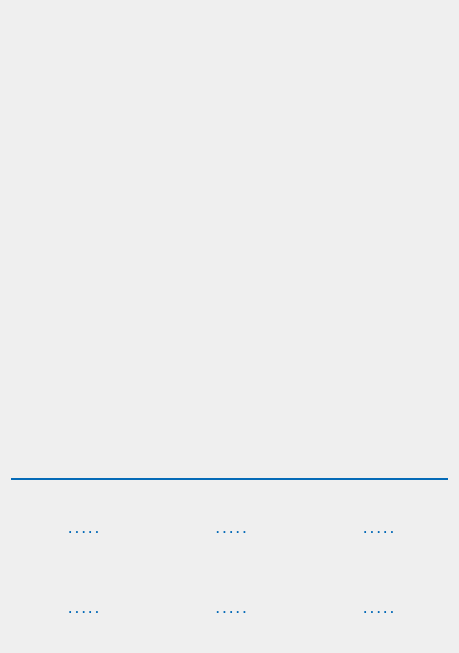
          <widget class="QWidget" name="scrollAreaWidgetContents_2">
           <property name="geometry">
            <rect>
             <x>0</x>
             <y>0</y>
             <width>459</width>
             <height>653</height>
            </rect>
           </property>
           <layout class="QVBoxLayout" name="verticalLayout_26">
            <item alignment="Qt::AlignHCenter">
             <widget class="QLabel" name="label_3">
              <property name="maximumSize">
               <size>
                <width>300</width>
                <height>140</height>
               </size>
              </property>
              <property name="styleSheet">
               <string notr="true">background: transparent;</string>
              </property>
              <property name="pixmap">
               <pixmap resource="../resources/ikonoj_androjdo.qrc">:/ikonoj_androjdo/hejmo/kurso_de_esperanto_titolo.png</pixmap>
              </property>
              <property name="scaledContents">
               <bool>true</bool>
              </property>
              <property name="alignment">
               <set>Qt::AlignCenter</set>
              </property>
             </widget>
            </item>
            <item>
             <layout class="QGridLayout" name="gridLayout_2">
              <item row="0" column="0">
               <widget class="QPushButton" name="Leciono1">
                <property name="sizePolicy">
                 <sizepolicy hsizetype="Preferred" vsizetype="Preferred">
                  <horstretch>0</horstretch>
                  <verstretch>0</verstretch>
                 </sizepolicy>
                </property>
                <property name="icon">
                 <iconset resource="../resources/ikonoj_androjdo.qrc">
                  <normaloff>:/ikonoj_androjdo/hejmo/leciono01.png</normaloff>:/ikonoj_androjdo/hejmo/leciono01.png</iconset>
                </property>
                <property name="iconSize">
                 <size>
                  <width>64</width>
                  <height>64</height>
                 </size>
                </property>
                <property name="flat">
                 <bool>true</bool>
                </property>
               </widget>
              </item>
              <item row="0" column="1">
               <widget class="QPushButton" name="Leciono2">
                <property name="sizePolicy">
                 <sizepolicy hsizetype="Preferred" vsizetype="Preferred">
                  <horstretch>0</horstretch>
                  <verstretch>0</verstretch>
                 </sizepolicy>
                </property>
                <property name="icon">
                 <iconset resource="../resources/ikonoj_androjdo.qrc">
                  <normaloff>:/ikonoj_androjdo/hejmo/leciono02.png</normaloff>:/ikonoj_androjdo/hejmo/leciono02.png</iconset>
                </property>
                <property name="iconSize">
                 <size>
                  <width>64</width>
                  <height>64</height>
                 </size>
                </property>
                <property name="flat">
                 <bool>true</bool>
                </property>
                <property name="tipo" stdset="0">
                 <string>leciona</string>
                </property>
               </widget>
              </item>
              <item row="0" column="2">
               <widget class="QPushButton" name="Leciono3">
                <property name="sizePolicy">
                 <sizepolicy hsizetype="Preferred" vsizetype="Preferred">
                  <horstretch>0</horstretch>
                  <verstretch>0</verstretch>
                 </sizepolicy>
                </property>
                <property name="icon">
                 <iconset resource="../resources/ikonoj_androjdo.qrc">
                  <normaloff>:/ikonoj_androjdo/hejmo/leciono03.png</normaloff>:/ikonoj_androjdo/hejmo/leciono03.png</iconset>
                </property>
                <property name="iconSize">
                 <size>
                  <width>64</width>
                  <height>64</height>
                 </size>
                </property>
                <property name="flat">
                 <bool>true</bool>
                </property>
                <property name="tipo" stdset="0">
                 <string>leciona</string>
                </property>
               </widget>
              </item>
              <item row="0" column="3">
               <widget class="QPushButton" name="Leciono4">
                <property name="sizePolicy">
                 <sizepolicy hsizetype="Preferred" vsizetype="Preferred">
                  <horstretch>0</horstretch>
                  <verstretch>0</verstretch>
                 </sizepolicy>
                </property>
                <property name="icon">
                 <iconset resource="../resources/ikonoj_androjdo.qrc">
                  <normaloff>:/ikonoj_androjdo/hejmo/leciono04.png</normaloff>:/ikonoj_androjdo/hejmo/leciono04.png</iconset>
                </property>
                <property name="iconSize">
                 <size>
                  <width>64</width>
                  <height>64</height>
                 </size>
                </property>
                <property name="flat">
                 <bool>true</bool>
                </property>
                <property name="tipo" stdset="0">
                 <string>leciona</string>
                </property>
               </widget>
              </item>
              <item row="1" column="0">
               <widget class="QPushButton" name="Leciono5">
                <property name="sizePolicy">
                 <sizepolicy hsizetype="Preferred" vsizetype="Preferred">
                  <horstretch>0</horstretch>
                  <verstretch>0</verstretch>
                 </sizepolicy>
                </property>
                <property name="icon">
                 <iconset resource="../resources/ikonoj_androjdo.qrc">
                  <normaloff>:/ikonoj_androjdo/hejmo/leciono05.png</normaloff>:/ikonoj_androjdo/hejmo/leciono05.png</iconset>
                </property>
                <property name="iconSize">
                 <size>
                  <width>64</width>
                  <height>64</height>
                 </size>
                </property>
                <property name="flat">
                 <bool>true</bool>
                </property>
                <property name="tipo" stdset="0">
                 <string>leciona</string>
                </property>
               </widget>
              </item>
              <item row="1" column="1">
               <widget class="QPushButton" name="Leciono6">
                <property name="sizePolicy">
                 <sizepolicy hsizetype="Preferred" vsizetype="Preferred">
                  <horstretch>0</horstretch>
                  <verstretch>0</verstretch>
                 </sizepolicy>
                </property>
                <property name="icon">
                 <iconset resource="../resources/ikonoj_androjdo.qrc">
                  <normaloff>:/ikonoj_androjdo/hejmo/leciono06.png</normaloff>:/ikonoj_androjdo/hejmo/leciono06.png</iconset>
                </property>
                <property name="iconSize">
                 <size>
                  <width>64</width>
                  <height>64</height>
                 </size>
                </property>
                <property name="flat">
                 <bool>true</bool>
                </property>
                <property name="tipo" stdset="0">
                 <string>leciona</string>
                </property>
               </widget>
              </item>
              <item row="1" column="2">
               <widget class="QPushButton" name="Leciono7">
                <property name="sizePolicy">
                 <sizepolicy hsizetype="Preferred" vsizetype="Preferred">
                  <horstretch>0</horstretch>
                  <verstretch>0</verstretch>
                 </sizepolicy>
                </property>
                <property name="icon">
                 <iconset resource="../resources/ikonoj_androjdo.qrc">
                  <normaloff>:/ikonoj_androjdo/hejmo/leciono07.png</normaloff>:/ikonoj_androjdo/hejmo/leciono07.png</iconset>
                </property>
                <property name="iconSize">
                 <size>
                  <width>64</width>
                  <height>64</height>
                 </size>
                </property>
                <property name="flat">
                 <bool>true</bool>
                </property>
                <property name="tipo" stdset="0">
                 <string>leciona</string>
                </property>
               </widget>
              </item>
              <item row="1" column="3">
               <widget class="QPushButton" name="Leciono8">
                <property name="sizePolicy">
                 <sizepolicy hsizetype="Preferred" vsizetype="Preferred">
                  <horstretch>0</horstretch>
                  <verstretch>0</verstretch>
                 </sizepolicy>
                </property>
                <property name="icon">
                 <iconset resource="../resources/ikonoj_androjdo.qrc">
                  <normaloff>:/ikonoj_androjdo/hejmo/leciono08.png</normaloff>:/ikonoj_androjdo/hejmo/leciono08.png</iconset>
                </property>
                <property name="iconSize">
                 <size>
                  <width>64</width>
                  <height>64</height>
                 </size>
                </property>
                <property name="flat">
                 <bool>true</bool>
                </property>
                <property name="tipo" stdset="0">
                 <string>leciona</string>
                </property>
               </widget>
              </item>
              <item row="2" column="0">
               <widget class="QPushButton" name="Leciono9">
                <property name="sizePolicy">
                 <sizepolicy hsizetype="Preferred" vsizetype="Preferred">
                  <horstretch>0</horstretch>
                  <verstretch>0</verstretch>
                 </sizepolicy>
                </property>
                <property name="icon">
                 <iconset resource="../resources/ikonoj_androjdo.qrc">
                  <normaloff>:/ikonoj_androjdo/hejmo/leciono09.png</normaloff>:/ikonoj_androjdo/hejmo/leciono09.png</iconset>
                </property>
                <property name="iconSize">
                 <size>
                  <width>64</width>
                  <height>64</height>
                 </size>
                </property>
                <property name="flat">
                 <bool>true</bool>
                </property>
                <property name="tipo" stdset="0">
                 <string>leciona</string>
                </property>
               </widget>
              </item>
              <item row="2" column="1">
               <widget class="QPushButton" name="Leciono10">
                <property name="sizePolicy">
                 <sizepolicy hsizetype="Preferred" vsizetype="Preferred">
                  <horstretch>0</horstretch>
                  <verstretch>0</verstretch>
                 </sizepolicy>
                </property>
                <property name="icon">
                 <iconset resource="../resources/ikonoj_androjdo.qrc">
                  <normaloff>:/ikonoj_androjdo/hejmo/leciono10.png</normaloff>:/ikonoj_androjdo/hejmo/leciono10.png</iconset>
                </property>
                <property name="iconSize">
                 <size>
                  <width>64</width>
                  <height>64</height>
                 </size>
                </property>
                <property name="flat">
                 <bool>true</bool>
                </property>
                <property name="tipo" stdset="0">
                 <string>leciona</string>
                </property>
               </widget>
              </item>
              <item row="2" column="2">
               <widget class="QPushButton" name="Leciono11">
                <property name="sizePolicy">
                 <sizepolicy hsizetype="Preferred" vsizetype="Preferred">
                  <horstretch>0</horstretch>
                  <verstretch>0</verstretch>
                 </sizepolicy>
                </property>
                <property name="icon">
                 <iconset resource="../resources/ikonoj_androjdo.qrc">
                  <normaloff>:/ikonoj_androjdo/hejmo/leciono11.png</normaloff>:/ikonoj_androjdo/hejmo/leciono11.png</iconset>
                </property>
                <property name="iconSize">
                 <size>
                  <width>64</width>
                  <height>64</height>
                 </size>
                </property>
                <property name="flat">
                 <bool>true</bool>
                </property>
                <property name="tipo" stdset="0">
                 <string>leciona</string>
                </property>
               </widget>
              </item>
              <item row="2" column="3">
               <widget class="QPushButton" name="Leciono12">
                <property name="sizePolicy">
                 <sizepolicy hsizetype="Preferred" vsizetype="Preferred">
                  <horstretch>0</horstretch>
                  <verstretch>0</verstretch>
                 </sizepolicy>
                </property>
                <property name="icon">
                 <iconset resource="../resources/ikonoj_androjdo.qrc">
                  <normaloff>:/ikonoj_androjdo/hejmo/leciono12.png</normaloff>:/ikonoj_androjdo/hejmo/leciono12.png</iconset>
                </property>
                <property name="iconSize">
                 <size>
                  <width>64</width>
                  <height>64</height>
                 </size>
                </property>
                <property name="flat">
                 <bool>true</bool>
                </property>
                <property name="tipo" stdset="0">
                 <string>leciona</string>
                </property>
               </widget>
              </item>
             </layout>
            </item>
            <item alignment="Qt::AlignHCenter">
             <widget class="QPushButton" name="Leciono13">
              <property name="sizePolicy">
               <sizepolicy hsizetype="Preferred" vsizetype="Preferred">
                <horstretch>0</horstretch>
                <verstretch>0</verstretch>
               </sizepolicy>
              </property>
              <property name="icon">
               <iconset resource="../resources/ikonoj_androjdo.qrc">
                <normaloff>:/ikonoj_androjdo/hejmo/leciono13.png</normaloff>:/ikonoj_androjdo/hejmo/leciono13.png</iconset>
              </property>
              <property name="iconSize">
               <size>
                <width>64</width>
                <height>64</height>
               </size>
              </property>
              <property name="flat">
               <bool>true</bool>
              </property>
              <property name="tipo" stdset="0">
               <string>leciona</string>
              </property>
             </widget>
            </item>
            <item>
             <widget class="Line" name="line">
              <property name="styleSheet">
               <string notr="true">color: #046AB7;</string>
              </property>
              <property name="frameShadow">
               <enum>QFrame::Plain</enum>
              </property>
              <property name="lineWidth">
               <number>2</number>
              </property>
              <property name="midLineWidth">
               <number>2</number>
              </property>
              <property name="orientation">
               <enum>Qt::Horizontal</enum>
              </property>
             </widget>
            </item>
            <item>
             <layout class="QGridLayout" name="gridLayout">
              <property name="bottomMargin">
               <number>6</number>
              </property>
              <property name="horizontalSpacing">
               <number>6</number>
              </property>
              <property name="verticalSpacing">
               <number>12</number>
              </property>
              <item row="0" column="0">
               <layout class="QVBoxLayout" name="verticalLayout_3">
                <property name="spacing">
                 <number>0</number>
                </property>
                <item>
                 <widget class="QPushButton" name="KieButono">
                  <property name="sizePolicy">
                   <sizepolicy hsizetype="Preferred" vsizetype="Preferred">
                    <horstretch>0</horstretch>
                    <verstretch>0</verstretch>
                   </sizepolicy>
                  </property>
                  <property name="styleSheet">
                   <string notr="true">padding-bottom: 0px;</string>
                  </property>
                  <property name="icon">
                   <iconset resource="../resources/ikonoj_androjdo.qrc">
                    <normaloff>:/ikonoj_androjdo/hejmo/kie_mi_haltis.png</normaloff>:/ikonoj_androjdo/hejmo/kie_mi_haltis.png</iconset>
                  </property>
                  <property name="iconSize">
                   <size>
                    <width>36</width>
                    <height>36</height>
                   </size>
                  </property>
                  <property name="flat">
                   <bool>true</bool>
                  </property>
                 </widget>
                </item>
                <item>
                 <widget class="myLabel" name="label_Kie">
                  <property name="font">
                   <font>
                    <weight>75</weight>
                    <bold>true</bold>
                   </font>
                  </property>
                  <property name="styleSheet">
                   <string notr="true">background: transparent;
color: #046AB7;</string>
                  </property>
                  <property name="text">
                   <string> . . . . .</string>
                  </property>
                  <property name="alignment">
                   <set>Qt::AlignHCenter|Qt::AlignTop</set>
                  </property>
                  <property name="wordWrap">
                   <bool>true</bool>
                  </property>
                 </widget>
                </item>
               </layout>
              </item>
              <item row="0" column="1">
               <layout class="QVBoxLayout" name="verticalLayout_29">
                <property name="spacing">
                 <number>0</number>
                </property>
                <item>
                 <widget class="QPushButton" name="Kreditoj">
                  <property name="sizePolicy">
                   <sizepolicy hsizetype="Preferred" vsizetype="Preferred">
                    <horstretch>0</horstretch>
                    <verstretch>0</verstretch>
                   </sizepolicy>
                  </property>
                  <property name="styleSheet">
                   <string notr="true">padding-bottom: 0px;</string>
                  </property>
                  <property name="icon">
                   <iconset resource="../resources/ikonoj_androjdo.qrc">
                    <normaloff>:/ikonoj_androjdo/hejmo/kreditoj.png</normaloff>:/ikonoj_androjdo/hejmo/kreditoj.png</iconset>
                  </property>
                  <property name="iconSize">
                   <size>
                    <width>60</width>
                    <height>36</height>
                   </size>
                  </property>
                  <property name="flat">
                   <bool>true</bool>
                  </property>
                 </widget>
                </item>
                <item>
                 <widget class="myLabel" name="label_Kreditoj">
                  <property name="font">
                   <font>
                    <weight>75</weight>
                    <bold>true</bold>
                   </font>
                  </property>
                  <property name="styleSheet">
                   <string notr="true">background: transparent;
color: #046AB7;</string>
                  </property>
                  <property name="text">
                   <string> . . . . .</string>
                  </property>
                  <property name="alignment">
                   <set>Qt::AlignHCenter|Qt::AlignTop</set>
                  </property>
                  <property name="wordWrap">
                   <bool>true</bool>
                  </property>
                 </widget>
                </item>
               </layout>
              </item>
              <item row="0" column="2">
               <layout class="QVBoxLayout" name="verticalLayout_32">
                <property name="spacing">
                 <number>0</number>
                </property>
                <item>
                 <widget class="QPushButton" name="KioEstas">
                  <property name="enabled">
                   <bool>true</bool>
                  </property>
                  <property name="sizePolicy">
                   <sizepolicy hsizetype="Preferred" vsizetype="Preferred">
                    <horstretch>0</horstretch>
                    <verstretch>0</verstretch>
                   </sizepolicy>
                  </property>
                  <property name="styleSheet">
                   <string notr="true">padding-bottom: 0px;</string>
                  </property>
                  <property name="icon">
                   <iconset resource="../resources/ikonoj_androjdo.qrc">
                    <normaloff>:/ikonoj_androjdo/hejmo/kio_estas.png</normaloff>:/ikonoj_androjdo/hejmo/kio_estas.png</iconset>
                  </property>
                  <property name="iconSize">
                   <size>
                    <width>36</width>
                    <height>36</height>
                   </size>
                  </property>
                  <property name="flat">
                   <bool>true</bool>
                  </property>
                 </widget>
                </item>
                <item>
                 <widget class="myLabel" name="label_Kio">
                  <property name="font">
                   <font>
                    <weight>75</weight>
                    <bold>true</bold>
                   </font>
                  </property>
                  <property name="styleSheet">
                   <string notr="true">background: transparent;
color: #046AB7;</string>
                  </property>
                  <property name="text">
                   <string> . . . . .</string>
                  </property>
                  <property name="alignment">
                   <set>Qt::AlignHCenter|Qt::AlignTop</set>
                  </property>
                  <property name="wordWrap">
                   <bool>true</bool>
                  </property>
                 </widget>
                </item>
               </layout>
              </item>
              <item row="1" column="0">
               <layout class="QVBoxLayout" name="verticalLayout_33">
                <property name="spacing">
                 <number>0</number>
                </property>
                <item>
                 <widget class="QPushButton" name="Konfigurado">
                  <property name="sizePolicy">
                   <sizepolicy hsizetype="Preferred" vsizetype="Preferred">
                    <horstretch>0</horstretch>
                    <verstretch>0</verstretch>
                   </sizepolicy>
                  </property>
                  <property name="styleSheet">
                   <string notr="true">padding-bottom: 0px;</string>
                  </property>
                  <property name="icon">
                   <iconset resource="../resources/ikonoj_androjdo.qrc">
                    <normaloff>:/ikonoj_androjdo/hejmo/konfigurado.png</normaloff>:/ikonoj_androjdo/hejmo/konfigurado.png</iconset>
                  </property>
                  <property name="iconSize">
                   <size>
                    <width>36</width>
                    <height>36</height>
                   </size>
                  </property>
                  <property name="flat">
                   <bool>true</bool>
                  </property>
                 </widget>
                </item>
                <item>
                 <widget class="myLabel" name="label_Konfiguroj">
                  <property name="font">
                   <font>
                    <weight>75</weight>
                    <bold>true</bold>
                   </font>
                  </property>
                  <property name="styleSheet">
                   <string notr="true">background: transparent;
color: #046AB7;</string>
                  </property>
                  <property name="text">
                   <string> . . . . .</string>
                  </property>
                  <property name="alignment">
                   <set>Qt::AlignHCenter|Qt::AlignTop</set>
                  </property>
                  <property name="wordWrap">
                   <bool>true</bool>
                  </property>
                 </widget>
                </item>
               </layout>
              </item>
              <item row="1" column="1">
               <layout class="QVBoxLayout" name="verticalLayout_36">
                <property name="spacing">
                 <number>0</number>
                </property>
                <item>
                 <widget class="QPushButton" name="KielUzi">
                  <property name="sizePolicy">
                   <sizepolicy hsizetype="Preferred" vsizetype="Preferred">
                    <horstretch>0</horstretch>
                    <verstretch>0</verstretch>
                   </sizepolicy>
                  </property>
                  <property name="styleSheet">
                   <string notr="true">padding-bottom: 0px;</string>
                  </property>
                  <property name="icon">
                   <iconset resource="../resources/ikonoj_androjdo.qrc">
                    <normaloff>:/ikonoj_androjdo/hejmo/kiel_uzi.png</normaloff>:/ikonoj_androjdo/hejmo/kiel_uzi.png</iconset>
                  </property>
                  <property name="iconSize">
                   <size>
                    <width>36</width>
                    <height>36</height>
                   </size>
                  </property>
                  <property name="flat">
                   <bool>true</bool>
                  </property>
                 </widget>
                </item>
                <item>
                 <widget class="myLabel" name="label_Kiel">
                  <property name="font">
                   <font>
                    <weight>75</weight>
                    <bold>true</bold>
                   </font>
                  </property>
                  <property name="styleSheet">
                   <string notr="true">background: transparent;
color: #046AB7;</string>
                  </property>
                  <property name="text">
                   <string> . . . . .</string>
                  </property>
                  <property name="alignment">
                   <set>Qt::AlignHCenter|Qt::AlignTop</set>
                  </property>
                  <property name="wordWrap">
                   <bool>true</bool>
                  </property>
                 </widget>
                </item>
               </layout>
              </item>
              <item row="1" column="2">
               <layout class="QVBoxLayout" name="verticalLayout_37">
                <property name="spacing">
                 <number>0</number>
                </property>
                <item>
                 <widget class="QPushButton" name="Eliri">
                  <property name="sizePolicy">
                   <sizepolicy hsizetype="Preferred" vsizetype="Preferred">
                    <horstretch>0</horstretch>
                    <verstretch>0</verstretch>
                   </sizepolicy>
                  </property>
                  <property name="styleSheet">
                   <string notr="true">padding-bottom: 0px;</string>
                  </property>
                  <property name="icon">
                   <iconset resource="../resources/ikonoj_androjdo.qrc">
                    <normaloff>:/ikonoj_androjdo/hejmo/eliri.png</normaloff>:/ikonoj_androjdo/hejmo/eliri.png</iconset>
                  </property>
                  <property name="iconSize">
                   <size>
                    <width>36</width>
                    <height>36</height>
                   </size>
                  </property>
                  <property name="flat">
                   <bool>true</bool>
                  </property>
                 </widget>
                </item>
                <item>
                 <widget class="myLabel" name="label_Eliri">
                  <property name="font">
                   <font>
                    <weight>75</weight>
                    <bold>true</bold>
                   </font>
                  </property>
                  <property name="styleSheet">
                   <string notr="true">background: transparent;
color: #046AB7;</string>
                  </property>
                  <property name="text">
                   <string> . . . . .</string>
                  </property>
                  <property name="alignment">
                   <set>Qt::AlignHCenter|Qt::AlignTop</set>
                  </property>
                  <property name="wordWrap">
                   <bool>true</bool>
                  </property>
                 </widget>
                </item>
               </layout>
              </item>
             </layout>
            </item>
           </layout>
          </widget>
